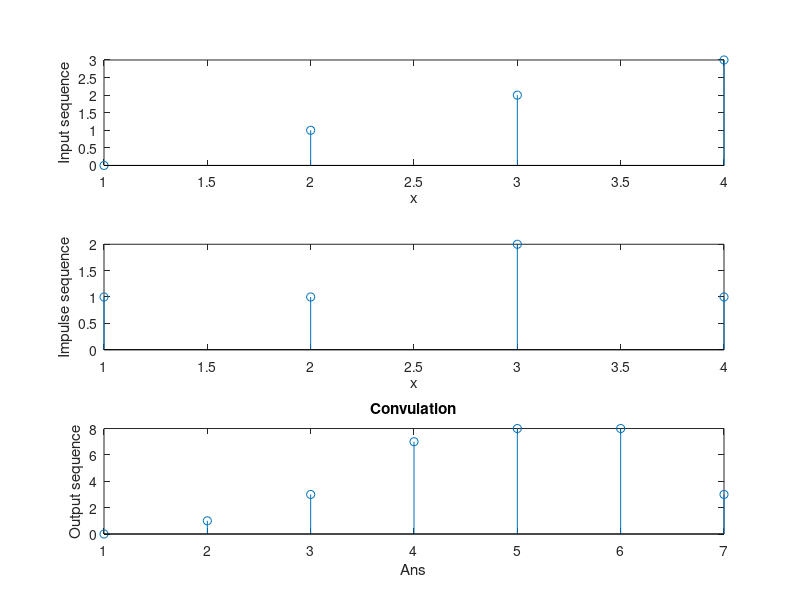

The MATLAB source for this figure:
%Convulation between two sequence

clc;
clear all;
close all;

x = [0 1 2 3];
h = [1 1 2 1];

arr = [];

for i = 1:length(x)
    temp  = h.*x(i);
    arr = [arr;temp];
end

[row, col] = size(arr);
sumRC = row+col;
sum = 0;
k = 2;
ans = [];

while(k<=sumRC)
    for i = 1:row
        for j = 1:col
            if(i+j==k)
                sum=sum+arr(i,j);
            end
        end
    end
    ans=[ans sum];
    sum=0;
    k=k+1;
end

disp(ans);

subplot(3,1,1);
stem(x);
xlabel('x');
ylabel('Input sequence');

subplot(3,1,2)
stem(h);
xlabel('x');
ylabel('Impulse sequence')

subplot(3,1,3);
stem(ans);
xlabel('Ans');
ylabel('Output sequence');
title('Convulation');
